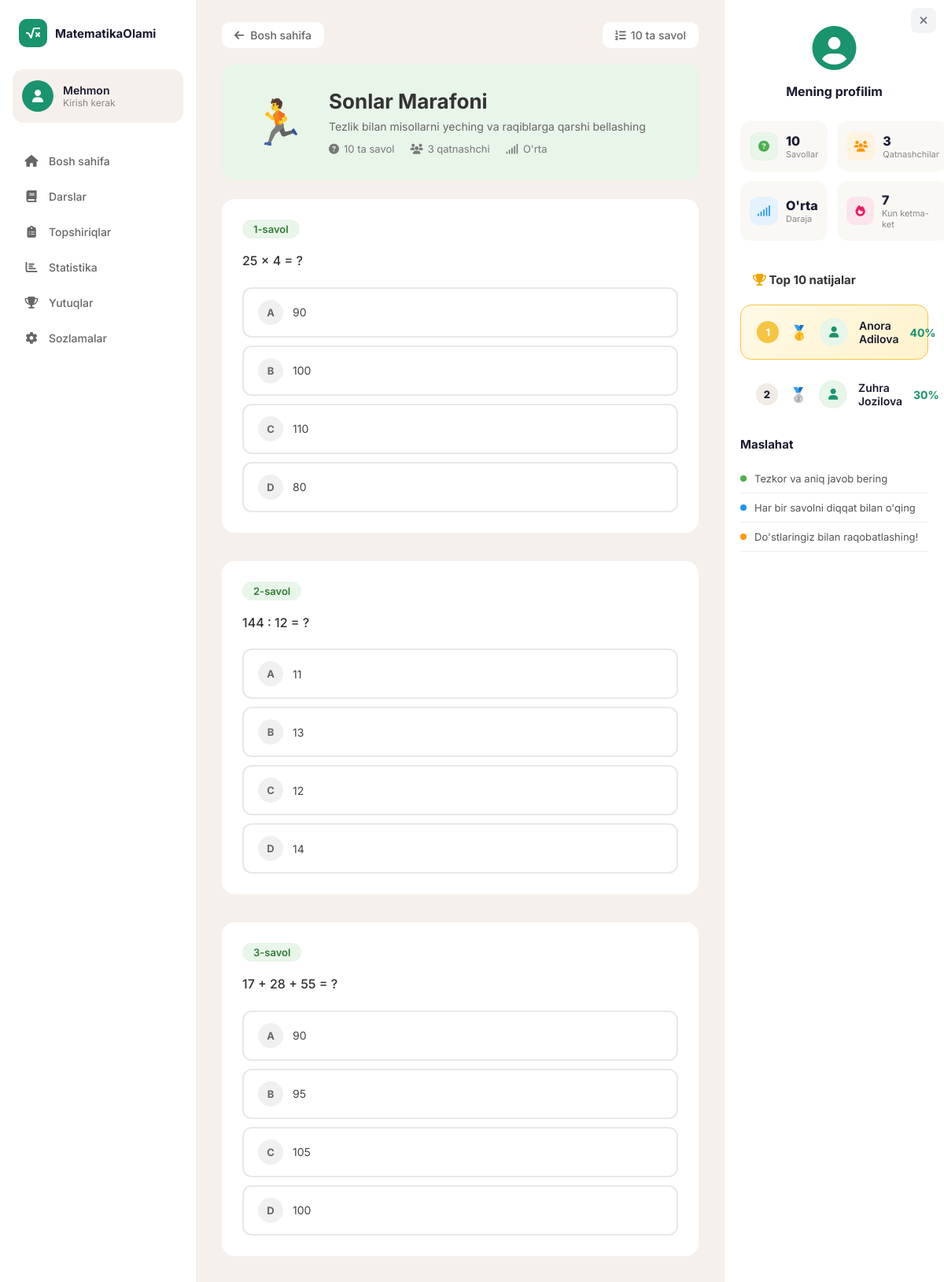
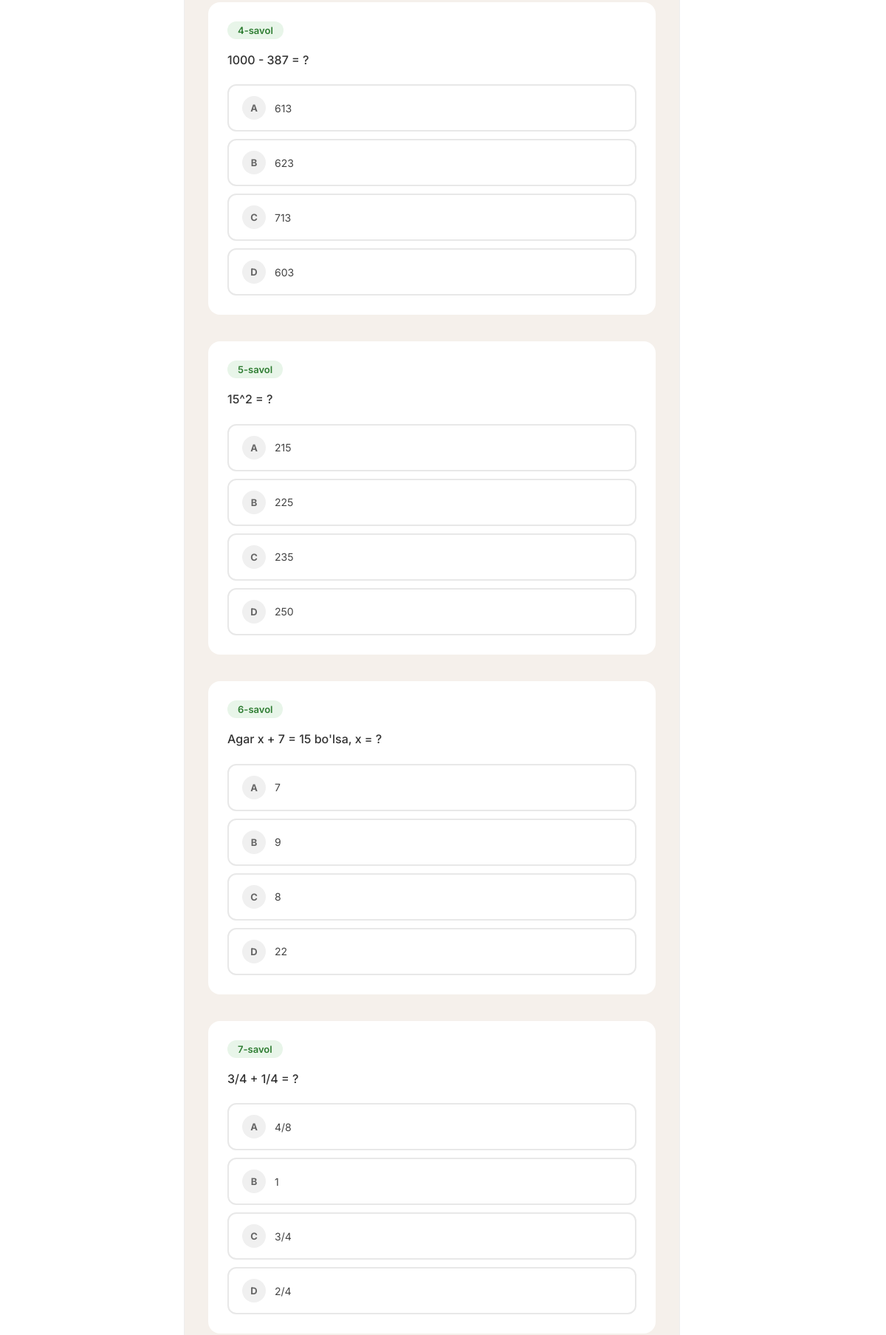
Page /musobaqa/1/ (upper part) on the committed database (2 pictures, top to bottom).
### apps/models.py (models this page shows, shortened)
class Musobaqa(models.Model):
    DARAJA_CHOICES = [
        ('Oson', 'Oson'),
        ("O'rta", "O'rta"),
        ('Qiyin', 'Qiyin'),
    ]
    nomi = models.CharField(max_length=200)
    tavsif = models.TextField()
    icon = models.CharField(max_length=50)
    rang = models.CharField(max_length=20, default='#e8f5e9')
    qatnashchilar = models.PositiveIntegerField(default=0)
    daraja = models.CharField(max_length=20, choices=DARAJA_CHOICES, default="O'rta")
    tartib = models.PositiveIntegerField(default=0)
    class Meta:
        ordering = ['tartib']
        verbose_name = 'Musobaqa'
        verbose_name_plural = 'Musobaqalar'

class MusobaqaSavol(models.Model):
    musobaqa = models.ForeignKey(Musobaqa, on_delete=models.CASCADE, related_name='savollar')
    savol_matni = models.TextField()
    variant_a = models.CharField(max_length=200)
    variant_b = models.CharField(max_length=200)
    variant_c = models.CharField(max_length=200)
    variant_d = models.CharField(max_length=200)
    togri_javob = models.CharField(max_length=1, choices=[
        ('a', 'A'), ('b', 'B'), ('c', 'C'), ('d', 'D'),
    ])
    izoh = models.TextField(blank=True, help_text="Javob izohi")
    tartib = models.PositiveIntegerField(default=0)
    class Meta:
        ordering = ['tartib']
        verbose_name = 'Musobaqa savoli'
        verbose_name_plural = 'Musobaqa savollari'

class UmumiyStatistika(models.Model):
    umumiy_ball = models.PositiveIntegerField(default=82)
    bajarilgan = models.PositiveIntegerField(default=24)
    jarayonda = models.PositiveIntegerField(default=12)
    umumiy_soat = models.PositiveIntegerField(default=47)
    ketma_ket_kun = models.PositiveIntegerField(default=7)
    ortacha_ball_foiz = models.PositiveIntegerField(default=89)
    yulduzcha = models.PositiveIntegerField(default=150)
    class Meta:
        verbose_name = 'Umumiy statistika'
        verbose_name_plural = 'Umumiy statistika'
    @classmethod
    def get(cls):
        obj, _ = cls.objects.get_or_create(pk=1)
        return obj

### apps/views.py (the view)
# urls.py: path('musobaqa/<int:pk>/', views.musobaqa_detail, name='musobaqa_detail'),
def musobaqa_detail(request, pk):
    musobaqa = get_object_or_404(Musobaqa, pk=pk)
    stat = UmumiyStatistika.get()
    savollar = musobaqa.savollar.all()
    top10 = _musobaqa_top10(musobaqa)
    context = {
        'musobaqa': musobaqa,
        'savollar': savollar,
        'stat': stat,
        'top10': top10,
    }
    return render(request, 'musobaqa_detail.html', context)

### apps/views.py (called while the page is built)
def _musobaqa_top10(musobaqa):
    from django.db.models import Max
    natijalar = (
        MusobaqaNatija.objects
        .filter(musobaqa=musobaqa, user__isnull=False)
        .values('user__id', 'user__first_name', 'user__last_name', 'user__username')
        .annotate(eng_yaxshi=Max('foiz'))
        .order_by('-eng_yaxshi')[:10]
    )
    top10 = []
    for i, n in enumerate(natijalar):
        ism = n['user__first_name'] or n['user__username']
        familiya = n['user__last_name'] or ''
        top10.append({
            'ism': f"{ism} {familiya}".strip(),
            'foiz': n['eng_yaxshi'],
            'orni': i + 1,
        })
    return top10

### templates/musobaqa_detail.html (shortened to what this page needs)
{% extends 'base.html' %}
{% block content %}
            <div class="detail-nav">
                <a href="{% url 'bosh_sahifa' %}" class="detail-back-btn">
                    <i class="fas fa-arrow-left"></i> Bosh sahifa
                </a>
                <div class="detail-nav-arrows">
                    <span class="topshiriq-savol-count">
                        <i class="fas fa-list-ol"></i> {{ savollar.count }} ta savol
                    </span>
                </div>
            </div>
            <div class="dars-detail-header" style="background: {{ musobaqa.rang }}">
                <div class="dars-detail-icon">{{ musobaqa.icon }}</div>
                <div class="dars-detail-info">
                    <h1>{{ musobaqa.nomi }}</h1>
                    <p>{{ musobaqa.tavsif }}</p>
                    <div class="dars-detail-meta">
                        <span><i class="fas fa-question-circle"></i> {{ savollar.count }} ta savol</span>
                        <span><i class="fas fa-users"></i> {{ musobaqa.qatnashchilar }} qatnashchi</span>
                        <span><i class="fas fa-signal"></i> {{ musobaqa.daraja }}</span>
                    </div>
                </div>
            </div>
            {% if savollar %}
            <form method="post" action="{% url 'musobaqa_tekshirish' musobaqa.pk %}">
                {% for savol in savollar %}
                <section class="section">
                    <div class="savol-card">
                        <div class="savol-header">
                            <span class="savol-raqam">{{ forloop.counter }}-savol</span>
                        </div>
                        <div class="savol-matn">
                            <p>{{ savol.savol_matni }}</p>
                        </div>
                        <div class="savol-variantlar">
                            <label class="savol-variant">
                                <span class="variant-belgi">A</span>
                                <span class="variant-matn">{{ savol.variant_a }}</span>
                            </label>
                            <label class="savol-variant">
                                <span class="variant-belgi">B</span>
                                <span class="variant-matn">{{ savol.variant_b }}</span>
                            </label>
                            <label class="savol-variant">
                                <span class="variant-belgi">C</span>
                                <span class="variant-matn">{{ savol.variant_c }}</span>
                            </label>
                            <label class="savol-variant">
                                <span class="variant-belgi">D</span>
                                <span class="variant-matn">{{ savol.variant_d }}</span>
                            </label>
                        </div>
                    </div>
                </section>
                {% endfor %}
            </form>
            {% endif %}
{% endblock %}
{% block right_sidebar %}
            <div class="stats-grid">
                <div class="stat-item">
                    <div class="stat-icon" style="background: #e8f5e9; color: #4caf50;">
                        <i class="fas fa-question-circle"></i>
                    </div>
                    <div class="stat-info">
                        <span class="stat-value">{{ savollar.count }}</span>
                        <span class="stat-label">Savollar</span>
                    </div>
                </div>
                <div class="stat-item">
                    <div class="stat-icon" style="background: #fff3e0; color: #ff9800;">
                        <i class="fas fa-users"></i>
                    </div>
                    <div class="stat-info">
                        <span class="stat-value">{{ musobaqa.qatnashchilar }}</span>
                        <span class="stat-label">Qatnashchilar</span>
                    </div>
                </div>
                <div class="stat-item">
                    <div class="stat-icon" style="background: #e3f2fd; color: #2196f3;">
                        <i class="fas fa-signal"></i>
                    </div>
                    <div class="stat-info">
                        <span class="stat-value">{{ musobaqa.daraja }}</span>
                        <span class="stat-label">Daraja</span>
                    </div>
                </div>
                <div class="stat-item">
                    <div class="stat-icon" style="background: #fce4ec; color: #e91e63;">
                        <i class="fas fa-fire"></i>
                    </div>
                    <div class="stat-info">
                        <span class="stat-value">{{ stat.ketma_ket_kun }}</span>
                        <span class="stat-label">Kun ketma-ket</span>
                    </div>
                </div>
            </div>
            {% if top10 %}
            <div class="reyting-table" style="margin-bottom: 20px;">
                <h4 style="padding: 12px 16px; margin: 0; font-size: 15px;"><i class="fas fa-trophy" style="color: #f0a500;"></i> Top 10 natijalar</h4>
                {% for player in top10 %}
                <div class="reyting-row {% if forloop.first %}reyting-first{% endif %}">
                    <span class="reyting-rank">{{ player.orni }}</span>
                    <span class="reyting-medal">
                        {% if player.orni == 1 %}🥇{% elif player.orni == 2 %}🥈{% elif player.orni == 3 %}🥉{% endif %}
                    </span>
                    <div class="reyting-avatar">
                        <i class="fas fa-user"></i>
                    </div>
                    <span class="reyting-name">{{ player.ism }}</span>
                    <span class="reyting-score">{{ player.foiz }}%</span>
                </div>
                {% endfor %}
            </div>
            {% endif %}
            <div class="recent-activity">
                <h4>Maslahat</h4>
                <div class="activity-item">
                    <div class="activity-dot" style="background: #4caf50;"></div>
                    <span>Tezkor va aniq javob bering</span>
                </div>
                <div class="activity-item">
                    <div class="activity-dot" style="background: #2196f3;"></div>
                    <span>Har bir savolni diqqat bilan o'qing</span>
                </div>
                <div class="activity-item">
                    <div class="activity-dot" style="background: #ff9800;"></div>
                    <span>Do'stlaringiz bilan raqobatlashing!</span>
                </div>
            </div>
{% endblock %}

### static/css/style.css (style rules this page uses)
* { margin: 0; padding: 0; box-sizing: border-box; }
body { font-family: 'Inter', sans-serif; background: #f5f0eb; color: #333; }
.section { margin-bottom: 36px; }
.stats-grid { display: grid; grid-template-columns: 1fr 1fr; gap: 12px; margin-bottom: 28px; }
.stat-item { display: flex; align-items: center; gap: 10px; padding: 14px 12px; background: #faf8f5; border-radius: 14px; }
.stat-icon { width: 36px; height: 36px; border-radius: 10px; display: flex; align-items: center; justify-content: center; font-size: 14px; }
.stat-info { display: flex; flex-direction: column; }
.stat-value { font-size: 16px; font-weight: 800; color: #1a1a2e; }
.stat-label { font-size: 11px; color: #888; }
.recent-activity h4 { font-size: 15px; font-weight: 700; color: #1a1a2e; margin-bottom: 16px; }
.activity-item { display: flex; align-items: center; gap: 10px; padding: 10px 0; border-bottom: 1px solid #f0ebe5; font-size: 13px; color: #555; }
.activity-dot { width: 8px; height: 8px; border-radius: 50%; flex-shrink: 0; }
.reyting-table { display: flex; flex-direction: column; gap: 10px; }
.reyting-row { display: flex; align-items: center; gap: 14px; background: #fff; padding: 16px 20px; border-radius: 14px; transition: all 0.2s; }
.reyting-first { background: linear-gradient(135deg, #fff9e6 0%, #fff3cc 100%); border: 1px solid #f5c542; }
.reyting-rank { width: 28px; height: 28px; background: #f0ebe5; border-radius: 50%; display: flex; align-items: center; justify-content: center; font-weight: 800; font-size: 13px; color: #1a1a2e; flex-shrink: 0; }
.reyting-first .reyting-rank { background: #f5c542; color: #fff; }
.reyting-medal { font-size: 18px; width: 24px; text-align: center; flex-shrink: 0; }
.reyting-avatar { width: 36px; height: 36px; background: #e8f5e9; border-radius: 50%; display: flex; align-items: center; justify-content: center; color: #1a936f; font-size: 14px; flex-shrink: 0; }
.reyting-name { font-weight: 600; font-size: 14px; color: #1a1a2e; flex: 1; }
.reyting-score { font-weight: 700; font-size: 14px; color: #1a936f; }
.detail-nav { display: flex; justify-content: space-between; align-items: center; margin-bottom: 20px; }
.detail-back-btn { display: inline-flex; align-items: center; gap: 8px; color: #666; text-decoration: none; font-size: 14px; font-weight: 500; padding: 8px 16px; border-radius: 10px; background: #fff; transition: all 0.2s; }
.detail-nav-arrows { display: flex; gap: 8px; align-items: center; }
.dars-detail-header { display: flex; align-items: center; gap: 24px; padding: 32px; border-radius: 16px; margin-bottom: 24px; }
.dars-detail-icon { font-size: 56px; min-width: 80px; text-align: center; }
.dars-detail-info { flex: 1; }
.dars-detail-info h1 { font-size: 26px; font-weight: 700; margin-bottom: 8px; color: #333; }
.dars-detail-info p { font-size: 14px; color: #666; margin-bottom: 12px; }
.dars-detail-meta { display: flex; gap: 20px; font-size: 13px; color: #777; }
.dars-detail-meta span { display: flex; align-items: center; gap: 6px; }
.savol-card { background: #fff; border-radius: 16px; padding: 24px; border: 2px solid transparent; transition: border-color 0.2s; }
.savol-header { display: flex; justify-content: space-between; align-items: center; margin-bottom: 16px; }
.savol-raqam { display: inline-block; background: #e8f5e9; color: #2e7d32; padding: 4px 14px; border-radius: 20px; font-size: 13px; font-weight: 600; }
.savol-matn { font-size: 16px; line-height: 1.6; color: #333; margin-bottom: 20px; font-weight: 500; }
.savol-variantlar { display: flex; flex-direction: column; gap: 10px; }
.savol-variant { display: flex; align-items: center; gap: 12px; padding: 14px 18px; border: 2px solid #e8e8e8; border-radius: 12px; cursor: pointer; transition: all 0.2s; position: relative; }
.variant-belgi { min-width: 32px; height: 32px; border-radius: 50%; background: #f0f0f0; display: flex; align-items: center; justify-content: center; font-weight: 700; font-size: 13px; color: #666; transition: all 0.2s; }
.variant-matn { font-size: 14px; color: #444; flex: 1; }
.topshiriq-savol-count { display: inline-flex; align-items: center; gap: 6px; color: #666; font-size: 14px; font-weight: 500; padding: 8px 16px; border-radius: 10px; background: #fff; }

### rows in the picture
Musobaqa: count "10", icon "🏃", nomi "Sonlar Marafoni", tavsif "Tezlik bilan misollarni yeching va raqiblarga qarshi bellashing", qatnashchilar "3", daraja "O'rta"
MusobaqaSavol: savol_matni "25 x 4 = ?", variant_a "90", variant_b "100", variant_c "110", variant_d "80"
MusobaqaSavol: savol_matni "144 : 12 = ?", variant_a "11", variant_b "13", variant_c "12", variant_d "14"
MusobaqaSavol: savol_matni "17 + 28 + 55 = ?", variant_a "90", variant_b "95", variant_c "105", variant_d "100"
MusobaqaSavol: savol_matni "1000 - 387 = ?", variant_a "613", variant_b "623", variant_c "713", variant_d "603"
MusobaqaSavol: savol_matni "15^2 = ?", variant_a "215", variant_b "225", variant_c "235", variant_d "250"
MusobaqaSavol: savol_matni "Agar x + 7 = 15 bo'lsa, x = ?", variant_a "7", variant_b "9", variant_c "8", variant_d "22"
MusobaqaSavol: savol_matni "3/4 + 1/4 = ?", variant_a "4/8", variant_b "1", variant_c "3/4", variant_d "2/4"
UmumiyStatistika: ketma_ket_kun "7"

### other values in the picture
{{ savollar.count }} "10"
{{ player.orni }} "1" "2"
{{ player.ism }} "Anora Adilova" "Zuhra Jozilova"
{{ player.foiz }} "40" "30"
